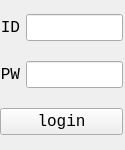
<?xml version="1.0" encoding="UTF-8"?>
<ui version="4.0">
 <class>loginForm</class>
 <widget class="QWidget" name="loginForm">
  <property name="enabled">
   <bool>true</bool>
  </property>
  <property name="geometry">
   <rect>
    <x>0</x>
    <y>0</y>
    <width>125</width>
    <height>150</height>
   </rect>
  </property>
  <property name="sizePolicy">
   <sizepolicy hsizetype="Fixed" vsizetype="Fixed">
    <horstretch>0</horstretch>
    <verstretch>0</verstretch>
   </sizepolicy>
  </property>
  <property name="minimumSize">
   <size>
    <width>125</width>
    <height>150</height>
   </size>
  </property>
  <property name="maximumSize">
   <size>
    <width>125</width>
    <height>150</height>
   </size>
  </property>
  <property name="font">
   <font>
    <family>Consolas</family>
    <pointsize>12</pointsize>
   </font>
  </property>
  <property name="focusPolicy">
   <enum>Qt::StrongFocus</enum>
  </property>
  <property name="windowTitle">
   <string>LOGIN</string>
  </property>
  <property name="windowFilePath">
   <string notr="true"/>
  </property>
  <widget class="QWidget" name="gridLayoutWidget">
   <property name="geometry">
    <rect>
     <x>0</x>
     <y>0</y>
     <width>123</width>
     <height>149</height>
    </rect>
   </property>
   <layout class="QGridLayout" name="gridLayout">
    <item row="1" column="1">
     <widget class="QLineEdit" name="PWbox">
      <property name="focusPolicy">
       <enum>Qt::TabFocus</enum>
      </property>
      <property name="text">
       <string/>
      </property>
      <property name="echoMode">
       <enum>QLineEdit::Password</enum>
      </property>
     </widget>
    </item>
    <item row="0" column="0">
     <widget class="QLabel" name="label">
      <property name="layoutDirection">
       <enum>Qt::LeftToRight</enum>
      </property>
      <property name="text">
       <string>ID</string>
      </property>
      <property name="alignment">
       <set>Qt::AlignRight|Qt::AlignTrailing|Qt::AlignVCenter</set>
      </property>
     </widget>
    </item>
    <item row="0" column="1">
     <widget class="QLineEdit" name="IDbox"/>
    </item>
    <item row="2" column="0" colspan="2">
     <widget class="QPushButton" name="loginBtn">
      <property name="focusPolicy">
       <enum>Qt::TabFocus</enum>
      </property>
      <property name="text">
       <string>login</string>
      </property>
     </widget>
    </item>
    <item row="1" column="0">
     <widget class="QLabel" name="label_2">
      <property name="layoutDirection">
       <enum>Qt::LeftToRight</enum>
      </property>
      <property name="text">
       <string>PW</string>
      </property>
      <property name="alignment">
       <set>Qt::AlignRight|Qt::AlignTrailing|Qt::AlignVCenter</set>
      </property>
     </widget>
    </item>
   </layout>
  </widget>
 </widget>
 <tabstops>
  <tabstop>IDbox</tabstop>
  <tabstop>PWbox</tabstop>
  <tabstop>loginBtn</tabstop>
 </tabstops>
 <resources/>
 <connections/>
</ui>
